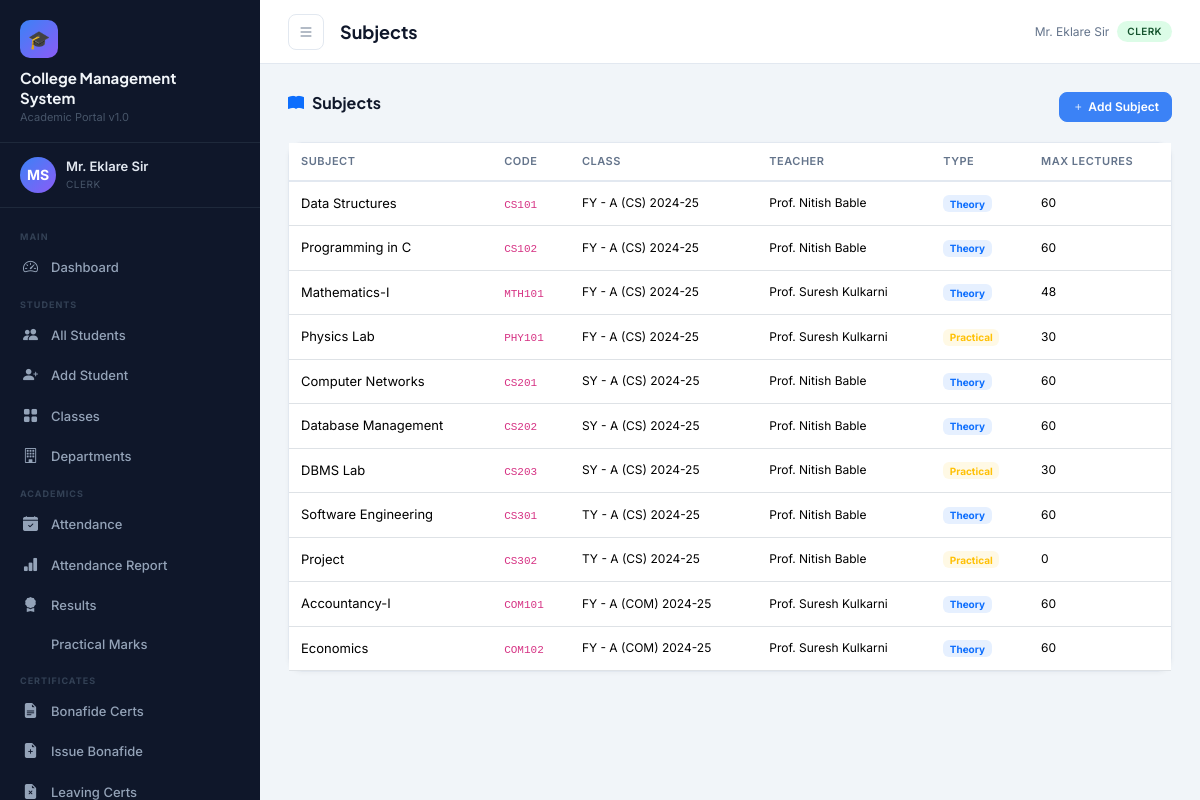
The page /attendance/subjects/ (signed in) on the database its author committed.
### accounts/models.py (models this page shows, shortened)
class User(AbstractUser):
    ROLE_CHOICES = [
        ('principal', 'Principal'),
        ('staff', 'Staff / Teacher'),
        ('clerk', 'Clerk'),
        ('accountant', 'Accountant'),
    ]
    role = models.CharField(max_length=20, choices=ROLE_CHOICES, default='staff')
    phone = models.CharField(max_length=15, blank=True)
    address = models.TextField(blank=True)
    profile_photo = models.ImageField(upload_to='profiles/', blank=True, null=True)
    department = models.CharField(max_length=100, blank=True)
    employee_id = models.CharField(max_length=20, unique=True, null=True, blank=True)

### attendance/models.py (models this page shows, shortened)
class Subject(models.Model):
    name = models.CharField(max_length=100)
    code = models.CharField(max_length=20, unique=True)
    class_group = models.ForeignKey(Class, on_delete=models.CASCADE, related_name='subjects')
    teacher = models.ForeignKey(User, on_delete=models.SET_NULL, null=True, blank=True, related_name='subjects')
    is_practical = models.BooleanField(default=False)
    max_lectures = models.IntegerField(default=60)

### students/models.py (models this page shows, shortened)
class Class(models.Model):
    name = models.CharField(max_length=50)  # e.g., FY, SY, TY
    division = models.CharField(max_length=5)  # A, B, C
    department = models.ForeignKey(Department, on_delete=models.CASCADE, related_name='classes')
    academic_year = models.CharField(max_length=10)  # e.g., 2024-25
    class_teacher = models.CharField(max_length=100, blank=True)
    class Meta:
        unique_together = ['name', 'division', 'department', 'academic_year']
        verbose_name_plural = 'Classes'
    def __str__(self):
        return f"{self.name} - {self.division} ({self.department.code}) {self.academic_year}"

class Department(models.Model):
    name = models.CharField(max_length=100)
    code = models.CharField(max_length=10, unique=True)
    head = models.CharField(max_length=100, blank=True)

### attendance/views.py (the view)
# urls.py: path('subjects/', views.subject_list, name='subject_list'),
@login_required
def subject_list(request):
    subjects = Subject.objects.select_related('class_group__department', 'teacher').all()
    return render(request, 'attendance/subject_list.html', {'subjects': subjects})

### templates/attendance/subject_list.html (shortened to what this page needs)
{% extends 'base.html' %}
{% block page_title %}Subjects{% endblock %}
{% block content %}
<div class="section-header">
  <h5><i class="bi bi-book-fill text-primary me-2"></i>Subjects</h5>
  {% if request.user.role != 'accountant' %}
  <a href="{% url 'subject_add' %}" class="btn btn-primary btn-sm"><i class="bi bi-plus me-1"></i>Add Subject</a>
  {% endif %}
</div>
<div class="card">
  <div class="card-body p-0">
    <table class="table table-hover mb-0">
      <thead><tr><th>Subject</th><th>Code</th><th>Class</th><th>Teacher</th><th>Type</th><th>Max Lectures</th></tr></thead>
      <tbody>
        {% for sub in subjects %}
        <tr>
          <td class="fw-600" style="font-size:13px;">{{ sub.name }}</td>
          <td><code style="font-size:11px;">{{ sub.code }}</code></td>
          <td class="text-muted-sm">{{ sub.class_group }}</td>
          <td class="text-muted-sm">{{ sub.teacher.get_full_name|default:"—" }}</td>
          <td>{% if sub.is_practical %}<span class="badge bg-warning bg-opacity-10 text-warning" style="font-size:10px;">Practical</span>{% else %}<span class="badge bg-primary bg-opacity-10 text-primary" style="font-size:10px;">Theory</span>{% endif %}</td>
          <td class="text-muted-sm">{{ sub.max_lectures }}</td>
        </tr>
        {% empty %}
        <tr><td colspan="6"><div class="empty-state"><i class="bi bi-book"></i><p>No subjects added</p></div></td></tr>
        {% endfor %}
      </tbody>
    </table>
  </div>
</div>
{% endblock %}

### templates/base.html (shortened to what this page needs)
{% load static %}
<!DOCTYPE html>
<html lang="en">
<head>
  <link href="https://cdn.jsdelivr.net/npm/bootstrap@5.3.2/dist/css/bootstrap.min.css" rel="stylesheet"/>
  <link href="https://cdn.jsdelivr.net/npm/bootstrap-icons@1.11.3/font/bootstrap-icons.css" rel="stylesheet"/>
<link rel="stylesheet"
href="https://cdnjs.cloudflare.com/ajax/libs/cropperjs/1.6.1/cropper.min.css"/>
</head>
<body>
<aside class="sidebar" id="sidebar">
  <div class="sidebar-brand">
    <div class="logo-icon">🎓</div>
    <div class="college-name">College Management<br>System</div>
    <div class="college-subtitle">Academic Portal v1.0</div>
  </div>
  <div class="sidebar-user">
    {% if request.user.profile_photo %}
    <img src="{{ request.user.profile_photo.url }}"
         class="avatar"
         style="object-fit:cover;">
{% else %}
    <div class="avatar">
        {{ request.user.first_name|first|upper }}{{ request.user.last_name|first|upper }}
    </div>
{% endif %}
    <div class="user-info">
      <div class="name">{{ request.user.get_full_name|default:request.user.username }}</div>
      <div class="role">{{ request.user.get_role_display }}</div>
    </div>
  </div>
  <nav class="sidebar-nav">
    <div class="nav-section-label">Main</div>
    <div class="nav-item">
      <a href="{% url 'dashboard' %}" class="{% if request.resolver_match.url_name == 'dashboard' %}active{% endif %}">
        <i class="bi bi-speedometer2"></i> Dashboard
      </a>
    </div>
    <div class="nav-section-label">Students</div>
    <div class="nav-item">
      <a href="{% url 'student_list' %}" class="{% if 'student' in request.resolver_match.url_name %}active{% endif %}">
        <i class="bi bi-people-fill"></i> All Students
      </a>
    </div>
    {% if request.user.role in 'principal,clerk' %}
    <div class="nav-item">
      <a href="{% url 'student_add' %}"><i class="bi bi-person-plus-fill"></i> Add Student</a>
    </div>
    {% endif %}
    <div class="nav-item">
      <a href="{% url 'class_list' %}"><i class="bi bi-grid-fill"></i> Classes</a>
    </div>
    <div class="nav-item">
      <a href="{% url 'department_list' %}"><i class="bi bi-building"></i> Departments</a>
    </div>
    <div class="nav-section-label">Academics</div>
    <div class="nav-item">
      <a href="{% url 'attendance_dashboard' %}" class="{% if 'attendance' in request.resolver_match.url_name %}active{% endif %}">
        <i class="bi bi-calendar-check-fill"></i> Attendance
      </a>
    </div>
    <div class="nav-item">
      <a href="{% url 'attendance_report' %}"><i class="bi bi-bar-chart-fill"></i> Attendance Report</a>
    </div>
    <div class="nav-item">
      <a href="{% url 'results_dashboard' %}" class="{% if 'result' in request.resolver_match.url_name or 'exam' in request.resolver_match.url_name %}active{% endif %}">
        <i class="bi bi-award-fill"></i> Results
      </a>
    </div>
    <div class="nav-item">
      <a href="{% url 'practical_marks' %}"> Practical Marks</a>
    </div>
    {% if request.user.role == 'principal' or request.user.role == 'clerk' %}
    <div class="nav-section-label">Certificates</div>
    <div class="nav-item">
      <a href="{% url 'bonafide_list' %}" class="{% if 'bonafide' in request.resolver_match.url_name %}active{% endif %}">
        <i class="bi bi-file-earmark-text-fill"></i> Bonafide Certs
      </a>
    </div>
    <div class="nav-item">
      <a href="{% url 'issue_bonafide' %}"><i class="bi bi-file-earmark-plus-fill"></i> Issue Bonafide</a>
    </div>
    <div class="nav-item">
      <a href="{% url 'leaving_cert_list' %}"><i class="bi bi-file-earmark-x-fill"></i> Leaving Certs</a>
    </div>
    {% endif %}
  </nav>
</aside>
<div class="main-wrap">
  <div class="topbar">
    <button class="btn-icon sidebar-toggle" onclick="document.getElementById('sidebar').classList.toggle('open')">
      <i class="bi bi-list"></i>
    </button>
    <div class="page-title">{% block page_title %}Dashboard{% endblock %}</div>
    <div class="d-flex align-items-center gap-2">
      <span class="text-muted-sm d-none d-md-inline">{{ request.user.get_full_name|default:request.user.username }}</span>
      <span class="badge-role badge-{{ request.user.role }}">{{ request.user.get_role_display }}</span>
    </div>
  </div>
  <div class="main-content">
    {% block content %}{% endblock %}
  </div>
</div>
</body>
</html>

### templates/base.html (style rules this page uses)
:root { --sidebar-bg: #0f172a; --sidebar-width: 260px; --sidebar-text: #94a3b8; --sidebar-hover: #1e293b; --sidebar-active: #3b82f6; --topbar-h: 64px; --accent: #3b82f6; --accent2: #8b5cf6; --success: #10b981; --warning: #f59e0b; --danger: #ef4444; --bg: #f1f5f9; --card-bg: #ffffff; --text-primary: #0f172a; --text-secondary: #64748b; --border: #e2e8f0; }
* { box-sizing: border-box; margin: 0; padding: 0; }
body { font-family: 'Inter', sans-serif; background: var(--bg); color: var(--text-primary); overflow-x: hidden; }
.sidebar { position: fixed; top: 0; left: 0; height: 100vh; width: var(--sidebar-width); background: var(--sidebar-bg); z-index: 1000; display: flex; flex-direction: column; transition: transform .3s ease; overflow-y: auto; }
.sidebar-brand { padding: 20px 20px 16px; border-bottom: 1px solid #1e293b; }
.sidebar-brand .college-name { font-family: 'Plus Jakarta Sans', sans-serif; font-size: 15px; font-weight: 700; color: #f1f5f9; line-height: 1.3; }
.sidebar-brand .college-subtitle { font-size: 11px; color: #475569; margin-top: 2px; }
.sidebar-brand .logo-icon { width: 38px; height: 38px; background: linear-gradient(135deg, var(--accent), var(--accent2)); border-radius: 10px; display: flex; align-items: center; justify-content: center; font-size: 18px; margin-bottom: 10px; }
.sidebar-user { padding: 14px 20px; border-bottom: 1px solid #1e293b; display: flex; align-items: center; gap: 10px; }
.sidebar-user .avatar { width: 36px; height: 36px; border-radius: 50%; background: linear-gradient(135deg, var(--accent), var(--accent2)); display: flex; align-items: center; justify-content: center; font-size: 14px; font-weight: 700; color: #fff; flex-shrink: 0; }
.sidebar-user .user-info .name { font-size: 13px; font-weight: 600; color: #e2e8f0; }
.sidebar-user .user-info .role { font-size: 10px; color: #475569; text-transform: uppercase; letter-spacing: .5px; }
.sidebar-nav { padding: 12px 0; flex: 1; }
.nav-section-label { font-size: 9px; font-weight: 700; text-transform: uppercase; letter-spacing: 1px; color: #334155; padding: 10px 20px 4px; }
.nav-item a { display: flex; align-items: center; gap: 10px; padding: 9px 20px; color: var(--sidebar-text); text-decoration: none; font-size: 13px; font-weight: 500; border-left: 3px solid transparent; transition: all .2s; }
.nav-item a i { font-size: 15px; width: 18px; flex-shrink: 0; }
.main-wrap { margin-left: var(--sidebar-width); min-height: 100vh; display: flex; flex-direction: column; }
.topbar { position: sticky; top: 0; height: var(--topbar-h); background: var(--card-bg); border-bottom: 1px solid var(--border); display: flex; align-items: center; padding: 0 28px; gap: 16px; z-index: 100; }
.topbar .page-title { font-family: 'Plus Jakarta Sans',sans-serif; font-size: 18px; font-weight: 700; flex: 1; }
.topbar .btn-icon { width: 36px; height: 36px; border-radius: 8px; border: 1px solid var(--border); background: transparent; display: flex; align-items: center; justify-content: center; cursor: pointer; transition: background .2s; color: var(--text-secondary); }
.main-content { flex: 1; padding: 28px; }
.card { border: 1px solid var(--border); border-radius: 14px; background: var(--card-bg); box-shadow: 0 1px 4px rgba(0,0,0,.04); }
.table { font-size: 13px; }
.table thead th { font-size: 11px; text-transform: uppercase; letter-spacing: .5px; color: var(--text-secondary); border-bottom: 2px solid var(--border); font-weight: 600; padding: 10px 12px; }
.table tbody td { padding: 12px; vertical-align: middle; }
.badge-role { display: inline-block; font-size: 10px; padding: 3px 10px; border-radius: 100px; font-weight: 600; text-transform: uppercase; letter-spacing: .4px; }
.badge-clerk { background: #dcfce7; color: #14532d; }
.btn { border-radius: 8px; font-size: 13px; font-weight: 600; padding: 8px 16px; }
.btn-primary { background: var(--accent); border-color: var(--accent); }
.btn-sm { padding: 5px 12px; font-size: 12px; }
.sidebar-toggle { display: none; }
.text-muted-sm { font-size: 12px; color: var(--text-secondary); }
.section-header { display: flex; align-items: center; justify-content: space-between; margin-bottom: 20px; }
.section-header h5 { font-family: 'Plus Jakarta Sans',sans-serif; font-weight: 700; font-size: 16px; }
.avatar { width:36px; height:36px; border-radius:50%; object-fit:cover; }

### rows shown on the page
User: user.first_name|first "M", user.last_name|first "S", user.get_full_name "Mr. Eklare Sir", user.role "CLERK"
Subject: name "Data Structures", code "CS101", class_group "FY - A (CS) 2024-25", teacher.get_full_name "Prof. Nitish Bable", is_practical "Theory", max_lectures "60"
Subject: name "Programming in C", code "CS102", class_group "FY - A (CS) 2024-25", teacher.get_full_name "Prof. Nitish Bable", is_practical "Theory", max_lectures "60"
Subject: name "Mathematics-I", code "MTH101", class_group "FY - A (CS) 2024-25", teacher.get_full_name "Prof. Suresh Kulkarni", is_practical "Theory", max_lectures "48"
Subject: name "Physics Lab", code "PHY101", class_group "FY - A (CS) 2024-25", teacher.get_full_name "Prof. Suresh Kulkarni", is_practical "Practical", max_lectures "30"
Subject: name "Computer Networks", code "CS201", class_group "SY - A (CS) 2024-25", teacher.get_full_name "Prof. Nitish Bable", is_practical "Theory", max_lectures "60"
Subject: name "Database Management", code "CS202", class_group "SY - A (CS) 2024-25", teacher.get_full_name "Prof. Nitish Bable", is_practical "Theory", max_lectures "60"
Subject: name "DBMS Lab", code "CS203", class_group "SY - A (CS) 2024-25", teacher.get_full_name "Prof. Nitish Bable", is_practical "Practical", max_lectures "30"
Subject: name "Software Engineering", code "CS301", class_group "TY - A (CS) 2024-25", teacher.get_full_name "Prof. Nitish Bable", is_practical "Theory", max_lectures "60"
Subject: name "Project", code "CS302", class_group "TY - A (CS) 2024-25", teacher.get_full_name "Prof. Nitish Bable", is_practical "Practical", max_lectures "0"
Subject: name "Accountancy-I", code "COM101", class_group "FY - A (COM) 2024-25", teacher.get_full_name "Prof. Suresh Kulkarni", is_practical "Theory", max_lectures "60"
Subject: name "Economics", code "COM102", class_group "FY - A (COM) 2024-25", teacher.get_full_name "Prof. Suresh Kulkarni", is_practical "Theory", max_lectures "60"
